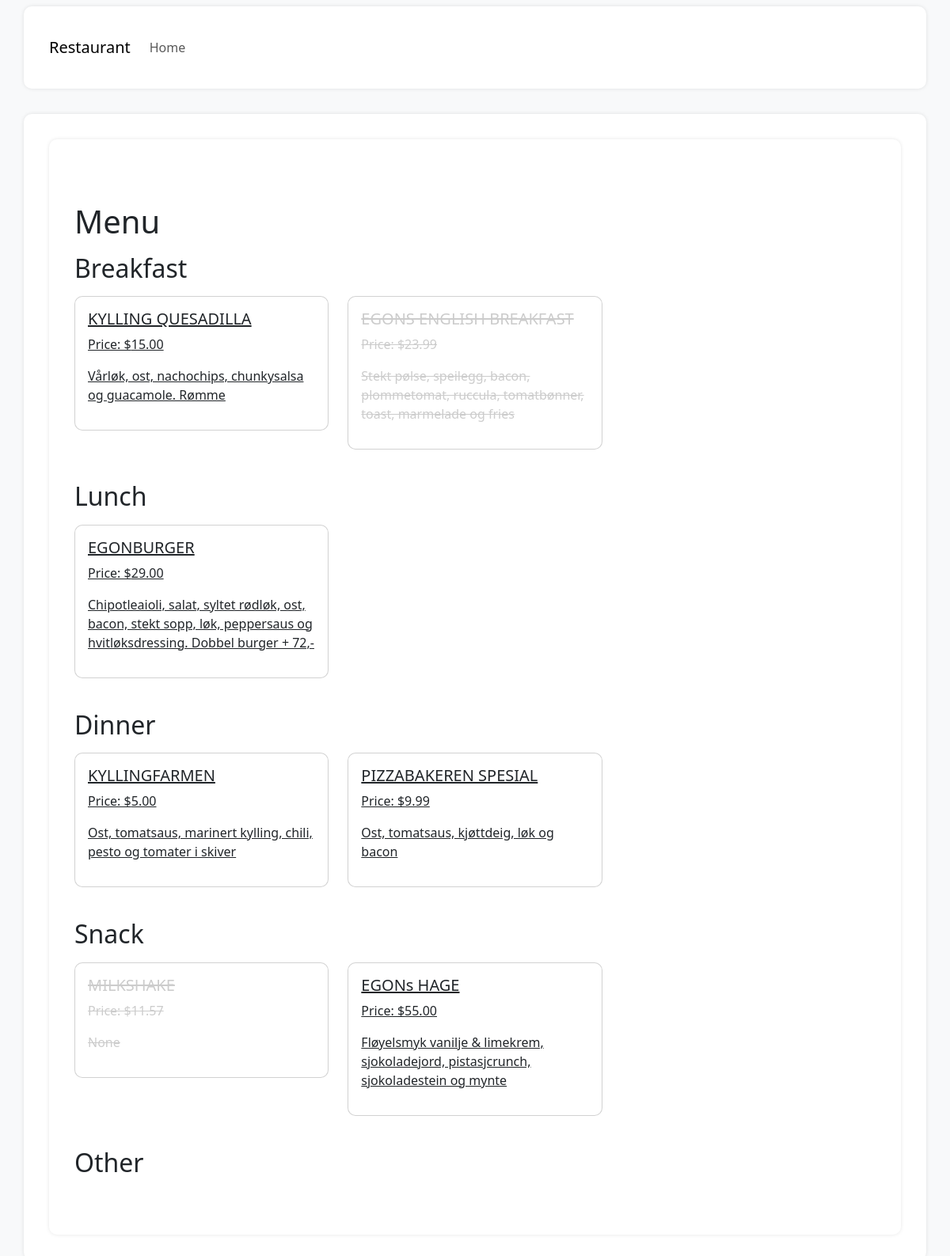
The page / on the database its author committed.
### resturant/models.py (models this page shows, shortened)
class Dish(models.Model):
    MEAL_TYPES = (
        ('breakfast', 'Breakfast'),
        ('lunch', 'Lunch'),
        ('dinner', 'Dinner'),
        ('snack', 'Snack'),
        ('other', 'Other'),
    )
    AVAILABILITY_STATUS = (
        (0, 'Available'),
        (1, 'Unavailable'),
    )
    name = models.CharField(max_length=100, unique=True)
    description = models.TextField(blank=True, null=True)
    price = models.DecimalField(decimal_places=2, max_digits=8)
    meal_type = models.CharField(choices=MEAL_TYPES, max_length=10)
    author = models.ForeignKey(User, on_delete=models.PROTECT)
    availability_status = models.PositiveSmallIntegerField(
        choices=AVAILABILITY_STATUS, default=0)
    date_created = models.DateTimeField(auto_now_add=True)
    date_updated = models.DateTimeField(auto_now=True)

### resturant/views.py (the view)
# urls.py: path('', views.MenuList.as_view(), name='index'),
class MenuList(generic.ListView):
    queryset = Dish.objects.order_by('-date_created')
    template_name = 'resturant/index.html'
    context_object_name = 'meals'
    def get_context_data(self, **kwargs):
        context = super().get_context_data(**kwargs)
        context['meals'] = Dish.MEAL_TYPES
        return context

### resturant/templates/resturant/index.html (shortened to what this page needs)
{% extends 'resturant/base.html' %}
{% block content %}
<div class="container">
    <h1 class="mt-5">Menu</h1>
    {% for meal_type, meal_name in meals %}
    <div class="mb-4">
        <h2>{{ meal_name }}</h2>
        <div class="row">
            {% for dish in object_list %}
            {% if dish.meal_type == meal_type %}
            <div class="col-md-4">
                <a href="{% url 'resturant:dish_detail' dish.id %}" class="card mb-3 {% if dish.availability_status == 1 %}unavailable{% endif %}">
                    <div class="card-body">
                        <h5 class="card-title">{{ dish.name }}</h5>
                        <p class="card-text">Price: ${{ dish.price }}</p>
                        <p>{{ dish.description }}</p>
                    </div>
                </a>
            </div>
            {% endif %}
            {% endfor %}
        </div>
    </div>
    {% endfor %}
</div>
{% endblock %}

### resturant/templates/resturant/base.html (shortened to what this page needs)
<!DOCTYPE html>
<html lang="en">
<head>
    <link rel="stylesheet" href="https://cdn.jsdelivr.net/npm/bootstrap@5.3.0/dist/css/bootstrap.min.css">
</head>
<body>
    <nav class="navbar navbar-expand-lg navbar-light bg-light">
        <div class="container">
            <a class="navbar-brand" href="#">Restaurant</a>
            <div class="collapse navbar-collapse" id="navbarNav">
                <ul class="navbar-nav">
                    <li class="nav-item">
                        <a class="nav-link" href="{% url 'resturant:index' %}">Home</a>
                    </li>
                </ul>
            </div>
        </div>
    </nav>
    <div class="container mt-4">
        {% block content %}
        {% endblock %}
    </div>
</body>
</html>

### resturant/templates/resturant/base.html (style rules this page uses)
body { background-color: #f8f9fa; }
.container { padding: 2rem 2rem; background-color: #fff; border-radius: 10px; box-shadow: 0 0 5px rgba(0, 0, 0, 0.1); }
h1 { font-size: 2.5rem; margin-bottom: 1rem; }
h2 { font-size: 2rem; margin-bottom: 1rem; }
.card { width: 100%; border-radius: 10px; }
.unavailable { text-decoration: line-through; color: #ccc; }

### rows shown on the page
Dish: name "KYLLING QUESADILLA", price "15.00", description "Vårløk, ost, nachochips, chunkysalsa og guacamole. Rømme"
Dish: name "EGONS ENGLISH BREAKFAST", price "23.99", description "Stekt pølse, speilegg, bacon, plommetomat, ruccula, tomatbønner, toast, marmelade og fries"
Dish: name "EGONBURGER", price "29.00", description "Chipotleaioli, salat, syltet rødløk, ost, bacon, stekt sopp, løk, peppersaus og hvitløksdressing. Dobbel burger + 72,-"
Dish: name "KYLLINGFARMEN", price "5.00", description "Ost, tomatsaus, marinert kylling, chili, pesto og tomater i skiver"
Dish: name "PIZZABAKEREN SPESIAL", price "9.99", description "Ost, tomatsaus, kjøttdeig, løk og bacon"
Dish: name "MILKSHAKE", price "11.57", description "None"
Dish: name "EGONs HAGE", price "55.00", description "Fløyelsmyk vanilje & limekrem, sjokoladejord, pistasjcrunch, sjokoladestein og mynte"

### other values the page prints
{{ meal_name }} "Breakfast" "Lunch" "Dinner" "Snack" "Other"
